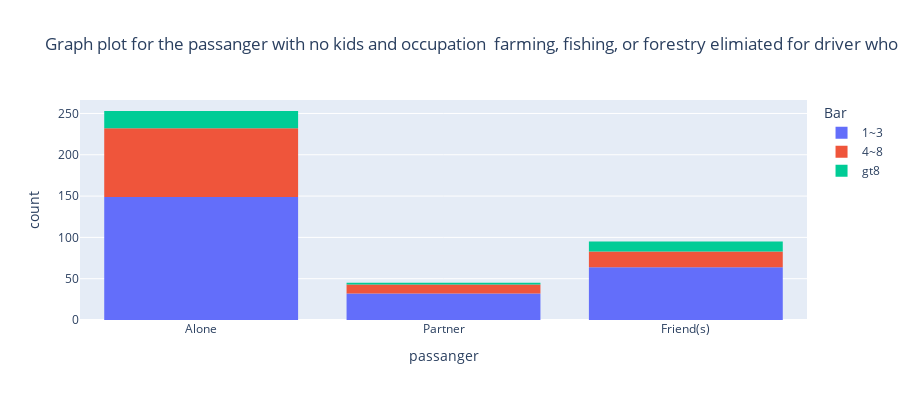

The code cell stored with this chart in its notebook:
### Code cell
fig = px.histogram(Accepted_occ_and_pass, x = 'passanger',height = 400, color = 'Bar', title='Graph plot for the passanger with no kids and occupation  farming, fishing, or forestry elimiated for driver who visit the bar more than once ')

fig.show()
fig.write_html('artifacts/passanger.png')

### Figure 1 — Plotly figure (JSON) as saved in the notebook; plotly's stock layout.template omitted (floating-point values rounded to 4 significant figures; data arrays with more than 128 entries replaced by an {"elided": "..."} marker saying what was removed)
{"data": [{"alignmentgroup": "True", "bingroup": "x", "hovertemplate": "Bar=1~3<br>passanger=%{x}<br>count=%{y}<extra></extra>", "legendgroup": "1~3", "marker": {"color": "#636efa", "pattern": {"shape": ""}}, "name": "1~3", "offsetgroup": "1~3", "orientation": "v", "showlegend": true, "type": "histogram", "x": {"elided": "245 str values"}, "xaxis": "x", "yaxis": "y"}, {"alignmentgroup": "True", "bingroup": "x", "hovertemplate": "Bar=4~8<br>passanger=%{x}<br>count=%{y}<extra></extra>", "legendgroup": "4~8", "marker": {"color": "#EF553B", "pattern": {"shape": ""}}, "name": "4~8", "offsetgroup": "4~8", "orientation": "v", "showlegend": true, "type": "histogram", "x": ["Alone", "Alone", "Friend(s)", "Alone", "Alone", "Alone", "Partner", "Alone", "Friend(s)", "Partner", "Alone", "Friend(s)", "Alone", "Friend(s)", "Alone", "Friend(s)", "Friend(s)", "Alone", "Alone", "Alone", "Alone", "Friend(s)", "Partner", "Alone", "Alone", "Alone", "Partner", "Alone", "Alone", "Alone", "Alone", "Alone", "Alone", "Friend(s)", "Friend(s)", "Alone", "Partner", "Alone", "Alone", "Friend(s)", "Alone", "Alone", "Alone", "Alone", "Alone", "Alone", "Alone", "Alone", "Alone", "Alone", "Alone", "Partner", "Alone", "Alone", "Alone", "Alone", "Alone", "Alone", "Partner", "Alone", "Alone", "Alone", "Partner", "Friend(s)", "Friend(s)", "Friend(s)", "Alone", "Alone", "Friend(s)", "Alone", "Alone", "Friend(s)", "Alone", "Alone", "Alone", "Alone", "Alone", "Alone", "Alone", "Friend(s)", "Alone", "Alone", "Alone", "Alone", "Partner", "Alone", "Alone", "Partner", "Alone", "Alone", "Alone", "Friend(s)", "Alone", "Alone", "Friend(s)", "Alone", "Alone", "Alone", "Alone", "Alone", "Alone", "Alone", "Alone", "Alone", "Friend(s)", "Partner", "Alone", "Alone", "Alone", "Alone", "Alone", "Alone", "Alone"], "xaxis": "x", "yaxis": "y"}, {"alignmentgroup": "True", "bingroup": "x", "hovertemplate": "Bar=gt8<br>passanger=%{x}<br>count=%{y}<extra></extra>", "legendgroup": "gt8", "marker": {"color": "#00cc96", "pattern": {"shape": ""}}, "name": "gt8", "offsetgroup": "gt8", "orientation": "v", "showlegend": true, "type": "histogram", "x": ["Alone", "Friend(s)", "Alone", "Alone", "Friend(s)", "Friend(s)", "Alone", "Alone", "Alone", "Alone", "Partner", "Alone", "Alone", "Partner", "Alone", "Alone", "Friend(s)", "Alone", "Alone", "Alone", "Friend(s)", "Friend(s)", "Alone", "Friend(s)", "Friend(s)", "Friend(s)", "Alone", "Friend(s)", "Alone", "Alone", "Alone", "Alone", "Friend(s)", "Alone", "Friend(s)"], "xaxis": "x", "yaxis": "y"}], "layout": {"barmode": "relative", "height": 400, "legend": {"title": {"text": "Bar"}, "tracegroupgap": 0}, "title": {"text": "Graph plot for the passanger with no kids and occupation  farming, fishing, or forestry elimiated for driver who visit the bar more than once "}, "xaxis": {"anchor": "y", "domain": [0, 1], "title": {"text": "passanger"}}, "yaxis": {"anchor": "x", "domain": [0, 1], "title": {"text": "count"}}}}
